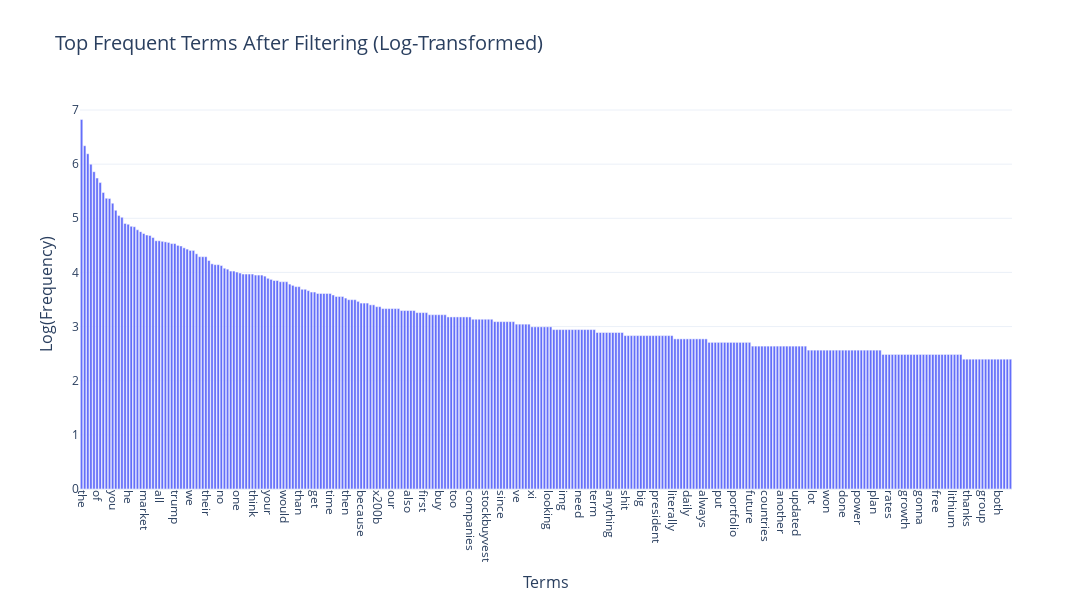

Notebook code for this chart:
### Markdown cell above
### Ex15: log frequency

### Code cell
# Answer here
# obserbation: After the log transformation, the differences between each term have been reduced.
term_frequencies = np.sum(df_counts.toarray(), axis=0)
term_frequencies_log = np.log1p(term_frequencies)  # Use log1p to handle zero frequencies safely

top_n = 300
sorted_indices = np.argsort(term_frequencies)[::-1]
top_indices = sorted_indices[:top_n]

X_counts_reduced = df_counts[:, top_indices]

top_terms = count_vect.get_feature_names_out()[top_indices]

term_data = pd.DataFrame({
    'Term': top_terms,  # The most frequent terms after filtering
    'Frequency': term_frequencies_log[top_indices]  # Log-transformed frequencies
})

fig = px.bar(term_data, 
             x='Term', 
             y='Frequency', 
             title='Top Frequent Terms After Filtering (Log-Transformed)',
             labels={'Term': 'Terms', 'Frequency': 'Log(Frequency)'},
             template='plotly_white')

fig.update_layout(
    xaxis=dict(tickangle=90),
    height=600,
    width=1200, 
    title_font_size=20,
    xaxis_title_font_size=16,
    yaxis_title_font_size=16
)

fig.show()

### Figure 1 — Plotly figure (JSON) as saved in the notebook; plotly's stock layout.template omitted (floating-point values rounded to 4 significant figures; data arrays with more than 128 entries replaced by an {"elided": "..."} marker saying what was removed)
{"data": [{"hovertemplate": "Terms=%{x}<br>Log(Frequency)=%{y}<extra></extra>", "legendgroup": "", "marker": {"color": "#636efa", "pattern": {"shape": ""}}, "name": "", "orientation": "v", "showlegend": false, "textposition": "auto", "type": "bar", "x": {"elided": "300 str values"}, "xaxis": "x", "y": {"elided": "300 float values"}, "yaxis": "y"}], "layout": {"barmode": "relative", "height": 600, "legend": {"tracegroupgap": 0}, "title": {"font": {"size": 20}, "text": "Top Frequent Terms After Filtering (Log-Transformed)"}, "width": 1200, "xaxis": {"anchor": "y", "domain": [0, 1], "tickangle": 90, "title": {"font": {"size": 16}, "text": "Terms"}}, "yaxis": {"anchor": "x", "domain": [0, 1], "title": {"font": {"size": 16}, "text": "Log(Frequency)"}}}}
